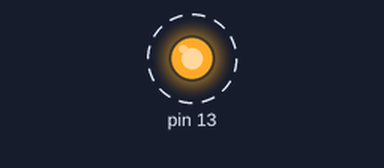
The sketch below on a simulated Arduino Uno, built with avr-gcc and run on an emulated ATmega328P. On the bench: output pins drawn as LEDs (lit = HIGH). Dashed ring = blinking. What the sketch prints to the serial monitor is not drawn.

Above: at 0.5 s.
Timing chart, 0 to 4.8 s (numbered marks = the images above):
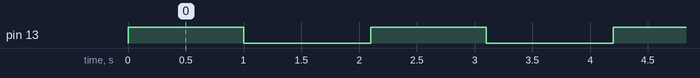

The sketch:

sketch_mar25a.ino
```cpp
/*
+------------------------------------+-----------------------------------------+
| HEADER                             | PAYLOAD                                 |
|  (32 bits)                         |  (40*size bits)                         |
+-----+-----+------+------+----------+--------+--------+--------+--------+-----+
| src | mid | type | size | checksum | pid[0] | val[0] | pid[1] | val[1] | ... |
| (2) | (6) | (3)  | (5)  | (16)     | (8)    | (32)   | (8)    | (32)   | ... |
+-----+-----+------+------+----------+--------+--------+--------+--------+-----+
*/
/*
typedef struct head {
    unsigned int src      :  2;
    unsigned int mid      :  6;
    unsigned int type     :  3;
    unsigned int size     :  5;
    unsigned int checksum : 16;
} head;
typedef struct packet {
    unsigned int pid :  8;
    unsigned int     :  0;
    unsigned int val : 32;
} packet;*/
//es para que el packet se estructure así:

//0xpppp pppp 0000 0000 0000 0000 0000 0000
//0xvvvv vvvv vvvv vvvv vvvv vvvv vvvv vvvv

//en vez de

//0xpppp pppp vvvv vvvv vvvv vvvv vvvv vvvv
//0xvvvv vvvv 0000 0000 0000 0000 0000 0000

//en la memoria

/*
typedef struct msg {
    head header;
    packet *payload;
} msg;*/


struct msg
{
    byte src;
    byte mid;
    byte type;
    byte size;
    word checksum;
};

#define sensor 0xC0
/*
int send(msg *m){
   byte datos[4];
   datos[0]=m->src+m->mid;
   datos[1]=m->type<<5+m->size;
   datos[2]=(m->checksum&0xFF00)>>8;
   datos[3]=m->checksum&0x00FF;

   Serial.write(datos,4); //envía una cadena de bytes, se le indica el largo de la cadena
   return 0;
}
*/
struct msg mensaje;
void setup() {
  // put your setup code here, to run once:
  Serial.begin(9600);
    pinMode(13, OUTPUT);
  mensaje.src=sensor;
  mensaje.mid=0;
  mensaje.type=0;
  mensaje.size=0;
  mensaje.checksum=0;

}

int send(msg *m){
    const int size=sizeof(m);
    //byte datos[size];
    union {
    msg* val;
    unsigned char byte[size];
    } data;
    data.val=m;
    Serial.write(data.byte,size); //envía una cadena de bytes, se le indica el largo de la cadena
    return 0;
}


void loop() {
  // put your main code here, to run repeatedly:
digitalWrite(13, HIGH); // turn the LED on (HIGH is the voltage level)
 delay(1000); // wait for a second
digitalWrite(13, LOW); // turn the LED on (HIGH is the voltage level)
  delay(1000); // wait for a second
  send(&mensaje);

  delay(100); // delay en ms

}
```

Measured:
- by itself, pin 13: alternates HIGH for 1.0 s and LOW for 1.1 s
